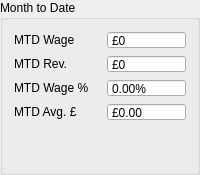
             <widget class="QGroupBox" name="groupBox_5">
              <property name="autoFillBackground">
               <bool>false</bool>
              </property>
              <property name="title">
               <string>Month to Date</string>
              </property>
              <property name="flat">
               <bool>false</bool>
              </property>
              <property name="checkable">
               <bool>false</bool>
              </property>
              <layout class="QGridLayout" name="gridLayout_13">
               <item row="4" column="0">
                <spacer name="verticalSpacer_8">
                 <property name="orientation">
                  <enum>Qt::Vertical</enum>
                 </property>
                 <property name="sizeHint" stdset="0">
                  <size>
                   <width>20</width>
                   <height>40</height>
                  </size>
                 </property>
                </spacer>
               </item>
               <item row="0" column="0">
                <widget class="QLabel" name="mtdWage">
                 <property name="minimumSize">
                  <size>
                   <width>0</width>
                   <height>18</height>
                  </size>
                 </property>
                 <property name="text">
                  <string>MTD Wage</string>
                 </property>
                </widget>
               </item>
               <item row="0" column="1">
                <widget class="QDoubleSpinBox" name="mtdWageBox">
                 <property name="minimumSize">
                  <size>
                   <width>79</width>
                   <height>18</height>
                  </size>
                 </property>
                 <property name="maximumSize">
                  <size>
                   <width>79</width>
                   <height>18</height>
                  </size>
                 </property>
                 <property name="readOnly">
                  <bool>true</bool>
                 </property>
                 <property name="buttonSymbols">
                  <enum>QAbstractSpinBox::NoButtons</enum>
                 </property>
                 <property name="prefix">
                  <string>£</string>
                 </property>
                 <property name="decimals">
                  <number>0</number>
                 </property>
                 <property name="maximum">
                  <double>10000000.000000000000000</double>
                 </property>
                </widget>
               </item>
               <item row="1" column="0">
                <widget class="QLabel" name="mtdRevenue">
                 <property name="minimumSize">
                  <size>
                   <width>0</width>
                   <height>18</height>
                  </size>
                 </property>
                 <property name="text">
                  <string>MTD Rev.</string>
                 </property>
                </widget>
               </item>
               <item row="1" column="1">
                <widget class="QDoubleSpinBox" name="mtdRevBox">
                 <property name="minimumSize">
                  <size>
                   <width>79</width>
                   <height>18</height>
                  </size>
                 </property>
                 <property name="maximumSize">
                  <size>
                   <width>79</width>
                   <height>18</height>
                  </size>
                 </property>
                 <property name="readOnly">
                  <bool>true</bool>
                 </property>
                 <property name="buttonSymbols">
                  <enum>QAbstractSpinBox::NoButtons</enum>
                 </property>
                 <property name="prefix">
                  <string>£</string>
                 </property>
                 <property name="decimals">
                  <number>0</number>
                 </property>
                 <property name="maximum">
                  <double>99999.000000000000000</double>
                 </property>
                </widget>
               </item>
               <item row="2" column="0">
                <widget class="QLabel" name="mtdWagePerc">
                 <property name="minimumSize">
                  <size>
                   <width>0</width>
                   <height>18</height>
                  </size>
                 </property>
                 <property name="text">
                  <string>MTD Wage %</string>
                 </property>
                </widget>
               </item>
               <item row="2" column="1">
                <widget class="QDoubleSpinBox" name="mtdWagePercBox">
                 <property name="minimumSize">
                  <size>
                   <width>79</width>
                   <height>18</height>
                  </size>
                 </property>
                 <property name="maximumSize">
                  <size>
                   <width>79</width>
                   <height>18</height>
                  </size>
                 </property>
                 <property name="readOnly">
                  <bool>true</bool>
                 </property>
                 <property name="buttonSymbols">
                  <enum>QAbstractSpinBox::NoButtons</enum>
                 </property>
                 <property name="suffix">
                  <string>%</string>
                 </property>
                 <property name="maximum">
                  <double>10000.000000000000000</double>
                 </property>
                </widget>
               </item>
               <item row="3" column="0">
                <widget class="QLabel" name="mtdAvgSpend">
                 <property name="minimumSize">
                  <size>
                   <width>0</width>
                   <height>18</height>
                  </size>
                 </property>
                 <property name="text">
                  <string>MTD Avg. £</string>
                 </property>
                </widget>
               </item>
               <item row="3" column="1">
                <widget class="QDoubleSpinBox" name="mtdAvgSpendBox">
                 <property name="minimumSize">
                  <size>
                   <width>79</width>
                   <height>18</height>
                  </size>
                 </property>
                 <property name="maximumSize">
                  <size>
                   <width>79</width>
                   <height>18</height>
                  </size>
                 </property>
                 <property name="readOnly">
                  <bool>true</bool>
                 </property>
                 <property name="buttonSymbols">
                  <enum>QAbstractSpinBox::NoButtons</enum>
                 </property>
                 <property name="prefix">
                  <string>£</string>
                 </property>
                 <property name="maximum">
                  <double>999.000000000000000</double>
                 </property>
                </widget>
               </item>
              </layout>
             </widget>
